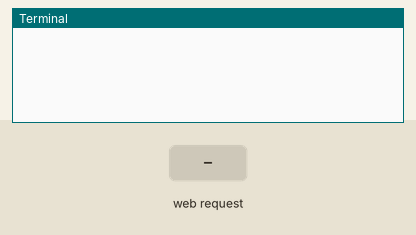
Recording of a program running on a simulated Raspberry Pi (BCM pin numbers). Parts: the last lines printed to the terminal. The inputs (shaded band) are chosen by the test bench. The camera gives no picture and a still takes 0.5 s; the clock reads 2024-03-15 10:24:30 at power-on unless the program sets it.

Above: at 1.2 s.
1.3 s: HTTP request for / received
At 2.1 s:
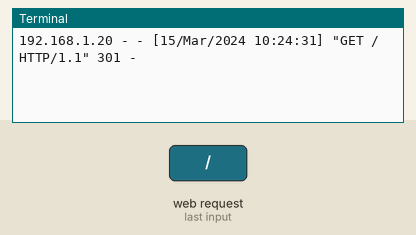
2.8 s: HTTP request for /index.html received
At 3.2 s:
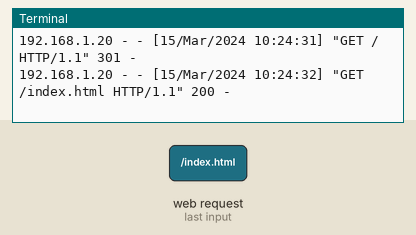
4.3 s: HTTP request for /stream.mjpg received
At 5.6 s:
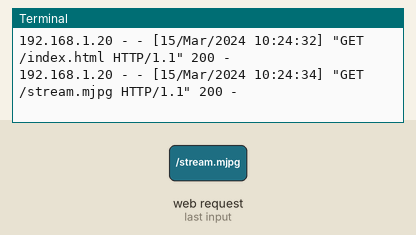

Measured:
- after the input at 1.3 s, the terminal: prints a new line at once (image 1)
- after the input at 2.8 s, the terminal: prints a new line at once (image 2)
- after the input at 4.3 s, the terminal: prints a new line at once (image 3)

The program:

webcam.py
```python
# -*- coding: UTF-8 -*-
import io
import logging
import socketserver
from http import server
from threading import Condition

import picamera

PAGE = """\
<html>
<meta http-equiv="Content-Type" content="text/html; charset=utf-8" />
<head>
<title>TaiPro摄像头</title>
</head>
<body>
<center><h1>TaiPro摄像头</h1></center>
<center><img src="stream.mjpg" width="640" height="480"></center>
<center><h2><a href="https://tai.interweave.top" style="text-decoration:none;">2022-TaiPro™</a> | <a href="https://interweave.top" style="text-decoration:none;">2022-Interweave™</a></h3></center>
</body>
</html>

"""

class StreamingOutput(object):
    def __init__(self):
        self.frame = None
        self.buffer = io.BytesIO()
        self.condition = Condition()

    def write(self, buf):
        if buf.startswith(b'\xff\xd8'):
            # New frame, copy the existing buffer's content and notify all
            # clients it's available
            self.buffer.truncate()
            with self.condition:
                self.frame = self.buffer.getvalue()
                self.condition.notify_all()
            self.buffer.seek(0)
        return self.buffer.write(buf)


class StreamingHandler(server.BaseHTTPRequestHandler):
    def do_GET(self):
        if self.path == '/':
            self.send_response(301)
            self.send_header('Location', '/index.html')
            self.end_headers()
        elif self.path == '/index.html':
            content = PAGE.encode('utf-8')
            self.send_response(200)
            self.send_header('Content-Type', 'text/html')
            self.send_header('Content-Length', len(content))
            self.end_headers()
            self.wfile.write(content)
        elif self.path == '/stream.mjpg':
            self.send_response(200)
            self.send_header('Age', 0)
            self.send_header('Cache-Control', 'no-cache, private')
            self.send_header('Pragma', 'no-cache')
            self.send_header('Content-Type', 'multipart/x-mixed-replace; boundary=FRAME')
            self.end_headers()
            try:
                while True:
                    with output.condition:
                        output.condition.wait()
                        frame = output.frame
                    self.wfile.write(b'--FRAME\r\n')
                    self.send_header('Content-Type', 'image/jpeg')
                    self.send_header('Content-Length', len(frame))
                    self.end_headers()
                    self.wfile.write(frame)
                    self.wfile.write(b'\r\n')
            except Exception as e:
                logging.warning(
                    'Removed streaming client %s: %s',
                    self.client_address, str(e))
        else:
            self.send_error(404)
            self.end_headers()


class StreamingServer(socketserver.ThreadingMixIn, server.HTTPServer):
    allow_reuse_address = True
    daemon_threads = True


with picamera.PiCamera(resolution='640x480', framerate=24) as camera:
    output = StreamingOutput()
    # 取消注释下一行以更改Pi的相机旋转（以度为单位）
    # camera.rotation = 90
    camera.start_recording(output, format='mjpeg')
    try:
        address = ('', 8000)
        server = StreamingServer(address, StreamingHandler)
        server.serve_forever()
    finally:
        camera.stop_recording()
```
